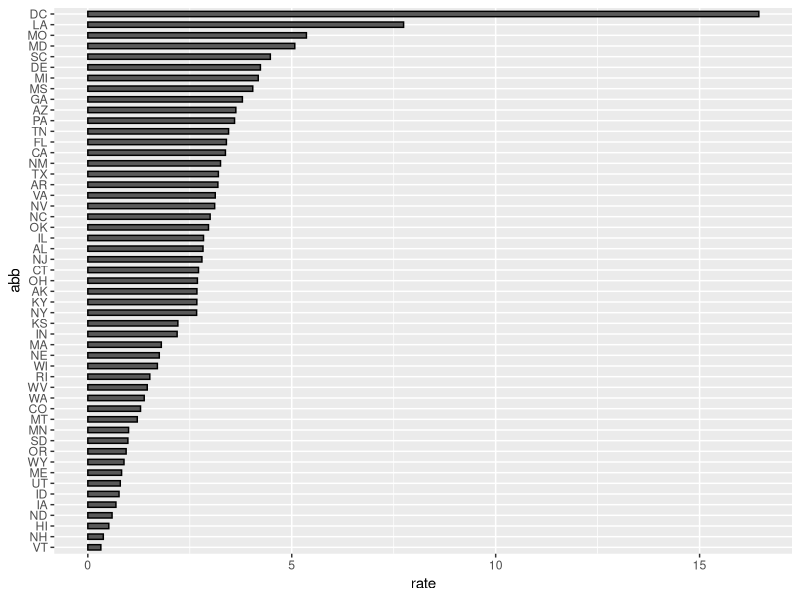

Write the R code that produced this figure.
library(tidyverse)
library(dslabs)
data(murders)
names(murders)

murders %>% mutate(rate = murders$total / murders$population * 100000) %>%
  mutate(abb = reorder(abb, rate)) %>%
  ggplot(aes(abb, rate)) +
  geom_bar(width = 0.5, stat = "identity", color = "black") +
  coord_flip()
